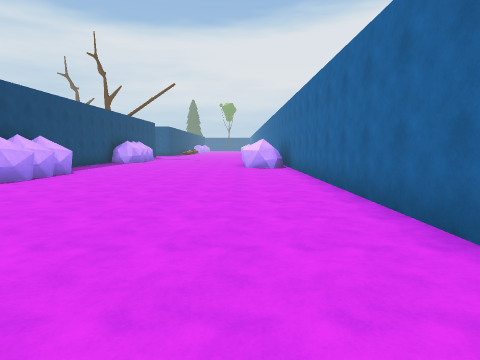
View 1 (above)

24 first-person views from a walk through a Unity game level. The camera is 1.5 m above the floor, tilts 6° down and sees 75° across. The floor is counted in squares, 2 m on a side. Each view is taken from the middle of a square. On the plan, view 1 faces up. The plan holds only what a view shows up to about 10 squares ahead; the rest is blank. The place goes on beyond the plan. The player is left out. Some animated figures are not drawn.

View 2
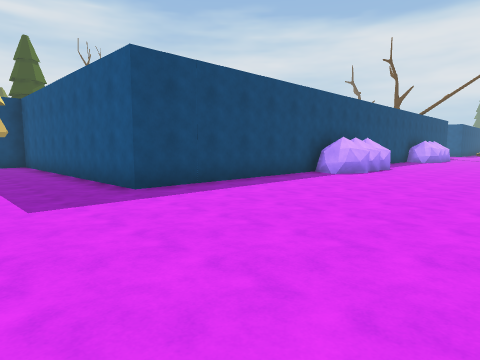

View 3
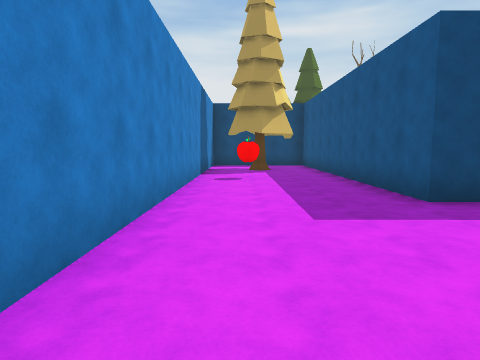

View 4
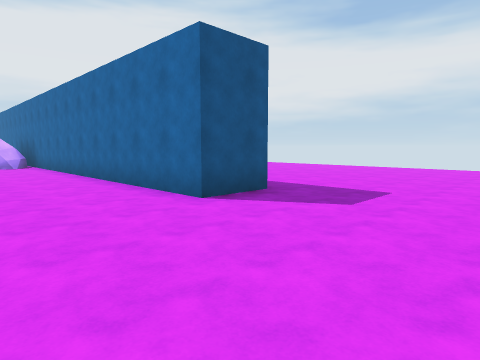

View 5
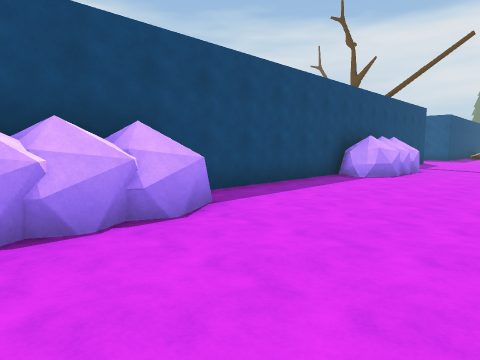

View 6
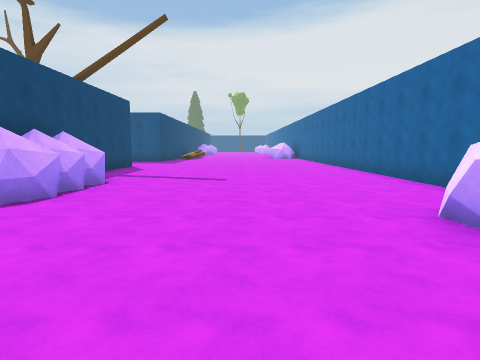

View 7
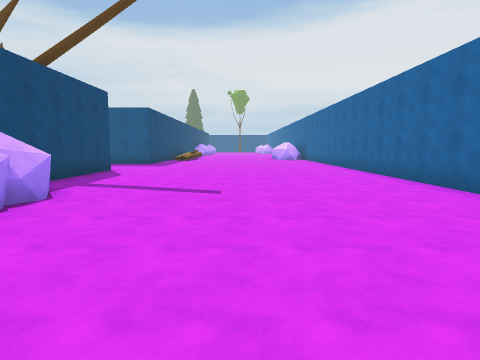

View 8
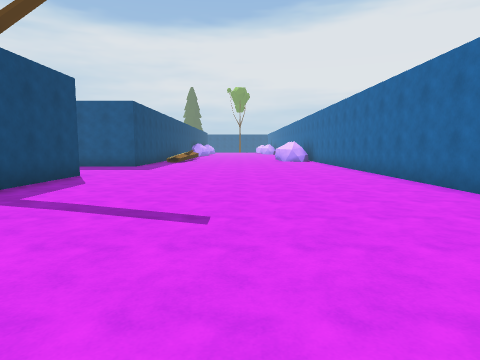

View 9
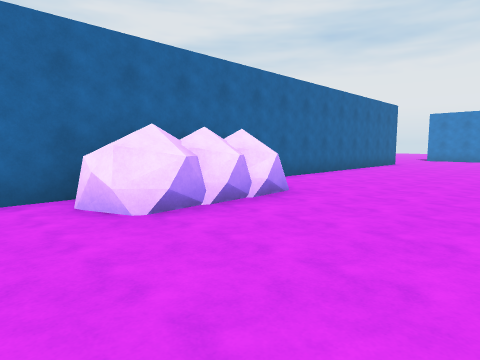

View 10
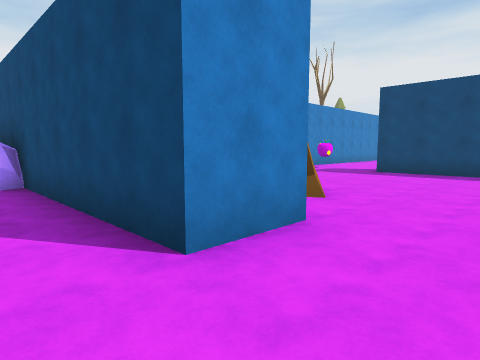

View 11
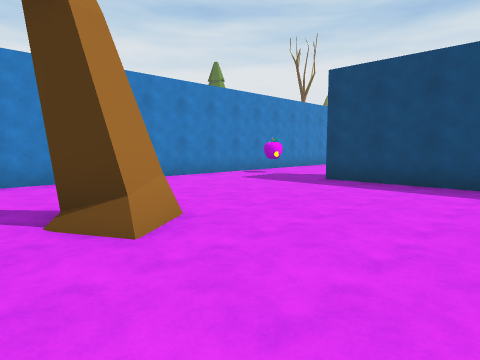

View 12
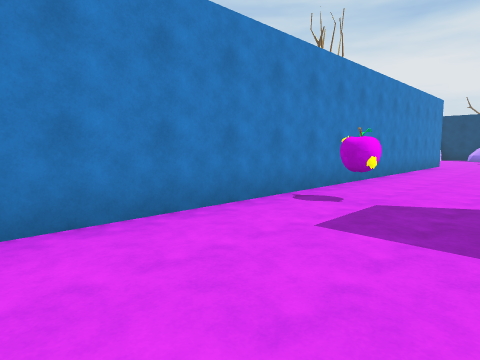

View 13
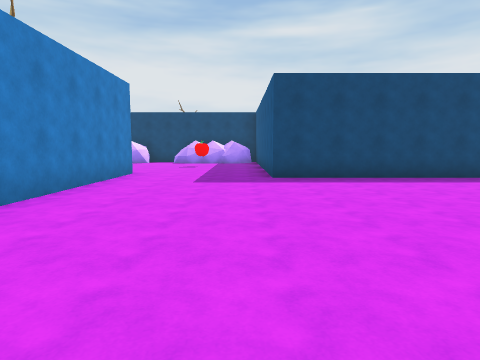

View 14
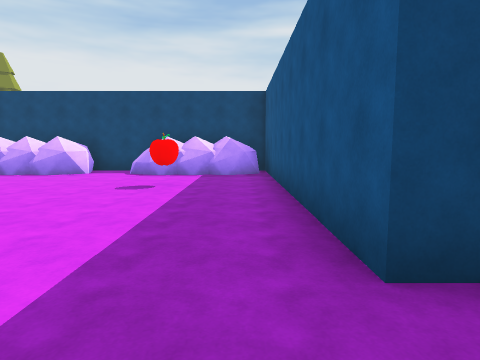

View 15
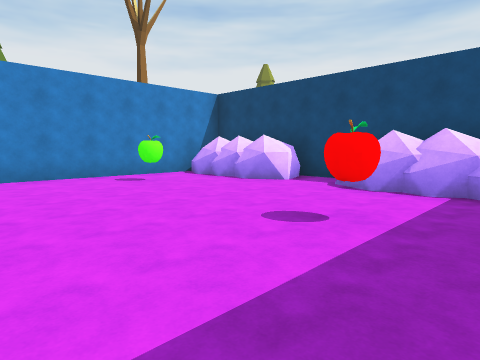

View 16
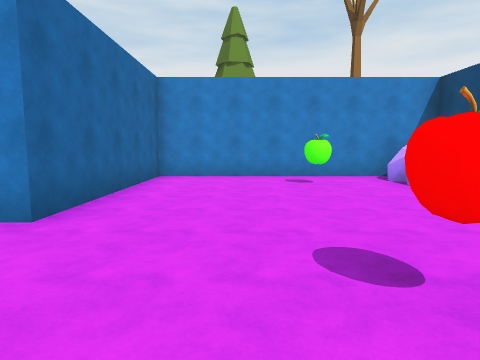

View 17
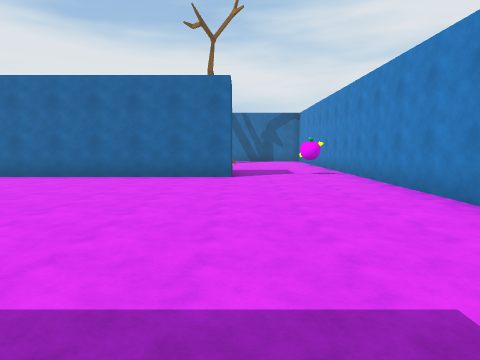

View 18
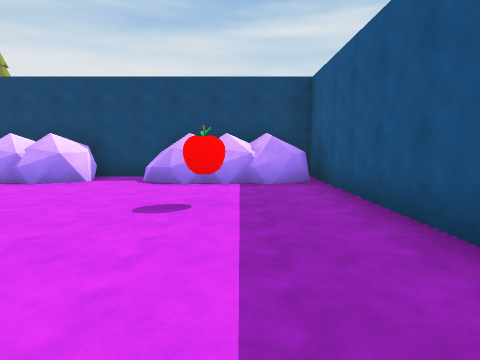

View 19
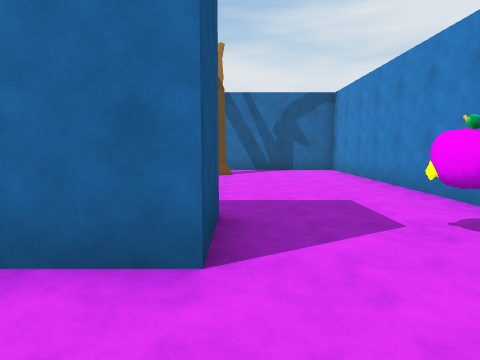

View 20
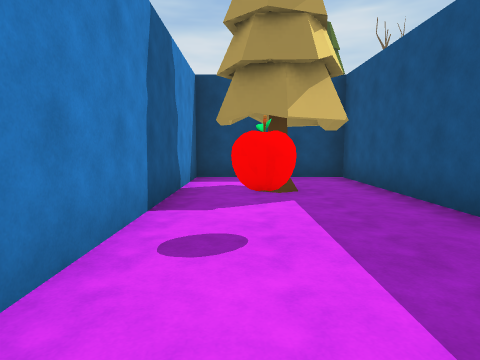

View 21
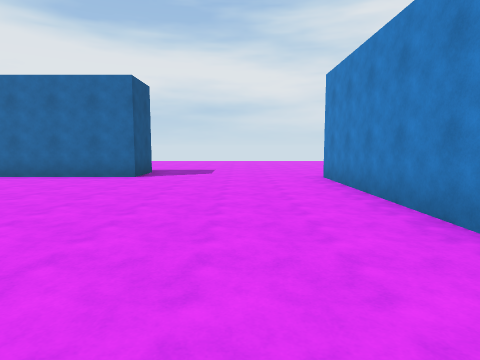

View 22
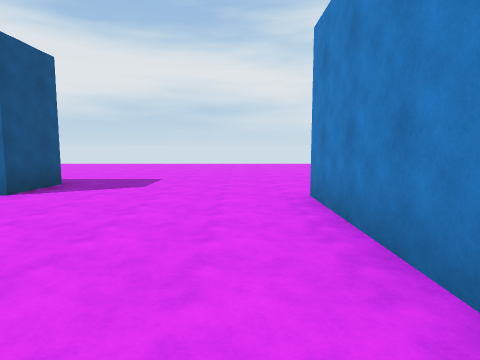

View 23
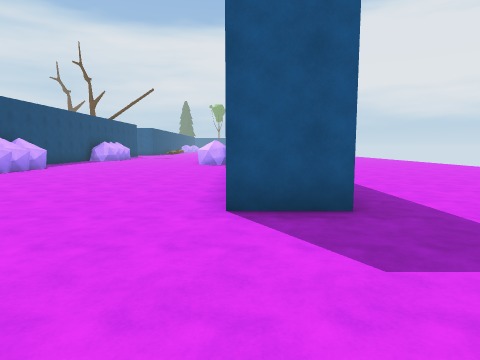

View 24
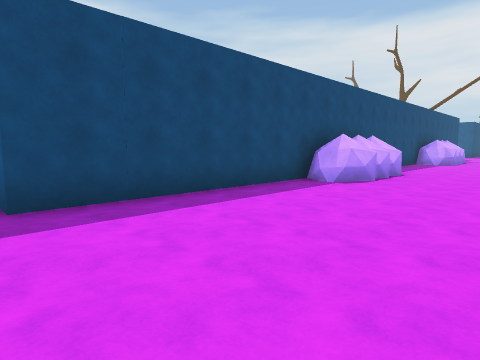

### Floor plan
Points are (right, up) in squares from view 1. A wall is a line through its corners. A room is listed if a view was taken in it or the views show most of it. See-through windows are left out.
Room 1 (views 1, 2, 3, 4, 5, 6, 7, 8, 9, 10, 20, 21, 22, 23, 24)
walls: (1.8, 13.9) (1.8, 25.1); (-6.2, 6.5) (-6.2, 0.6) (-14.8, 0.6) (-14.8, -3.1) (1.9, -3.1); (3.4, 1.6) (1.8, 1.6) (1.8, 10.4); (-6.2, 15.5) (-6.2, 9.8); (-7.8, 23.2) (-6.2, 23.2) (-6.2, 18.5)
ways out: opening at (-7, 24.5) to room 2
objects: tree (-13, -1) to (-12, -1); other object (-10, -2); bush (-6, 7) to (-5, 7); bush (-6, 8); bush (-6, 8) to (-5, 9); bush (-6, 15) to (-5, 16); bush (-6, 16) to (-5, 17); bush (-6, 17) to (-5, 18); bush (0, 11) to (1, 12); bush (0, 12) to (1, 13); bush (0, 13) to (1, 14)
Room 2 (views 11, 12, 13, 14, 15, 16, 17, 18, 19)
walls: (-23.7, 25.5) (-23.7, 21.8) (-32, 21.8) (-32, 21.1); (-14.6, 24.2) (-14.6, 21.2) (-16.1, 21.2) (-16.1, 25.5); (-32, 18.4) (-32, 15.8); (-31.4, 12.9) (-24.9, 12.9) (-24.9, 17.9) (-7.9, 17.9)
ways out: opening at (-7, 24.5) to room 1
objects: bush (-31, 14); bush (-31, 15) to (-31, 16); bush (-31, 18); bush (-31, 19); bush (-31, 20) to (-31, 21); other object (-29, 15); other object (-28, 19); other object (-15, 19); tree (-10, 22) to (-9, 22)

Where each view was taken, in squares from view 1:
view 1: 0 up, 0 right, facing up
view 2: 2 down, 1 left, facing up-left
view 3: 2 down, 2 left, facing left
view 4: 2 down, 1 left, facing up-right
view 5: 7 up, 2 left, facing up-left
view 6: 11 up, 2 left, facing up
view 7: 13 up, 2 left, facing up
view 8: 15 up, 2 left, facing up
view 9: 16 up, 3 left, facing down-right
view 10: 25 up, 5 left, facing down-left
view 11: 25 up, 8 left, facing down-left
view 12: 21 up, 11 left, facing down-left
view 13: 21 up, 16 left, facing left
view 14: 21 up, 22 left, facing left
view 15: 21 up, 25 left, facing down-left
view 16: 21 up, 27 left, facing down
view 17: 21 up, 24 left, facing right
view 18: 20 up, 24 left, facing left
view 19: 21 up, 18 left, facing right
view 20: 2 down, 7 left, facing left
view 21: 1 down, 6 left, facing right
view 22: 2 down, 3 left, facing right
view 23: 2 down, 2 right, facing up
view 24: 0 up, 2 left, facing up-left
